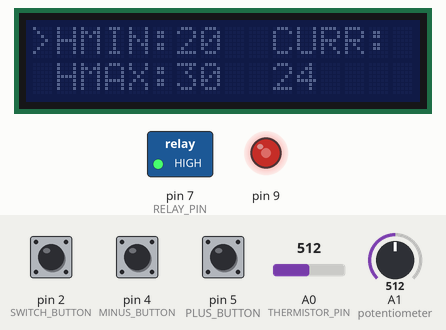
This program was run on a simulated Arduino Uno, built with avr-gcc and run on an emulated ATmega328P. On the bench: 16×2 character LCD, switched loads named in the program (green lamp = pin HIGH), output pins drawn as LEDs (lit = HIGH). Wiring (from diagram.json): PCF8574 port expander at I2C address 0x27. The test bench sets the inputs (shaded band); at power-on: pin 2 (SWITCH_BUTTON) LOW, A0 (THERMISTOR_PIN) = 512, A1 (potentiometer) = 512, pin 4 (MINUS_BUTTON) LOW, pin 5 (PLUS_BUTTON) LOW.

Above: at 1.2 s.
1.3 s: pin 2 (SWITCH_BUTTON) pulled HIGH for 0.15 s
At 1.6 s:
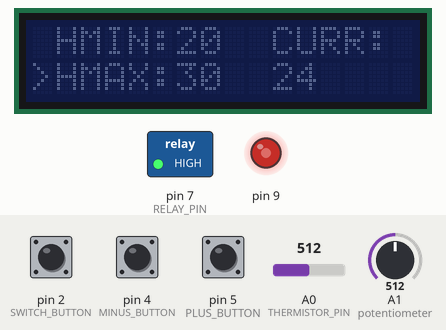
2.9 s: A0 (THERMISTOR_PIN) set to 464
At 4.1 s:
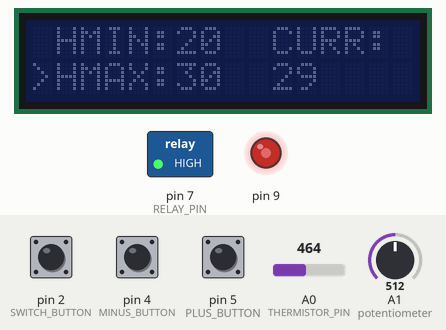
4.4 s: A0 (THERMISTOR_PIN) set to 438
At 5.4 s:
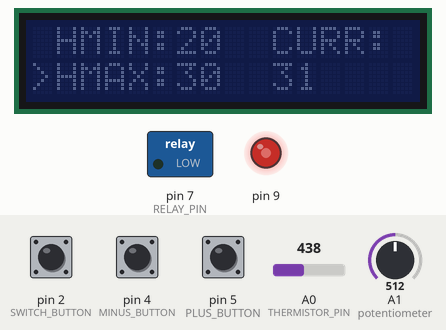
5.9 s: A1 (potentiometer) set to 716
At 6.2 s:
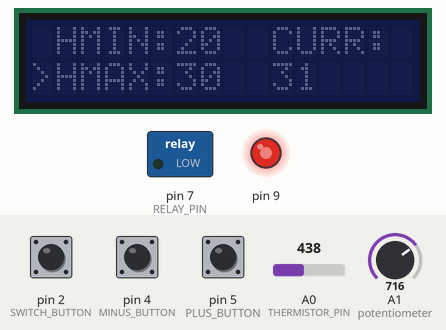
7.4 s: A0 (THERMISTOR_PIN) set to 542
At 8.6 s:
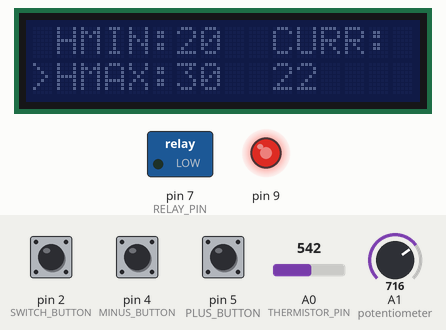
8.9 s: A0 (THERMISTOR_PIN) set to 575
At 10.0 s:
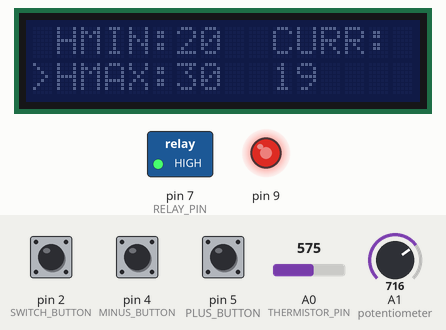
Timing chart, 0 to 11.4 s (numbered marks = the images above; inputs shaded):
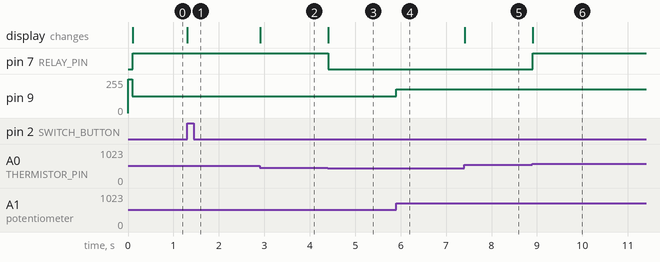

The program:

main.cpp
```cpp
#include <Arduino.h>
#include "config.h"
#include "LCD.h"
#include "NTCThermistor.h"
#include "Button.h"
#include "Led.h"
#include "Relay.h"
#include "Potentiometer.h"

enum selector_t {
    HMIN,
    HMAX
};

Button plusButton(PLUS_BUTTON);
Button minusButton(MINUS_BUTTON);
Button x10Button(X10_BUTTON);
Button switchButton(SWITCH_BUTTON);

Relay relay(RELAY_PIN);

LCD lcd(LCD_ADDR, LCD_COLS, LCD_ROWS);

NTCThermistor thermistor(THERMISTOR_PIN);

Led openLoopLed(OPEN_LOOP_LED);
Potentiometer openLoopPotentiometer(OPEN_LOOP_POTENTIOMETER);

selector_t selector = HMIN;
selector_t lastState = HMIN;

int hMin = DEFAULT_HMIN;
int lastMin = hMin;

int hMax = DEFAULT_HMAX;
int lastMax = hMax;

int celsius = thermistor.getCelsius();
int lastCelsius = celsius;

void setup(){
    lcd.begin();

    lcd.setCursor(0, 0);
    lcd.print(">");
    lcd.setCursor(1, 0);
    lcd.print("HMIN:");
    lcd.print(hMin);
    lcd.setCursor(1, 1);
    lcd.print("HMAX:");
    lcd.print(hMax);
    lcd.setCursor(10, 0);
    lcd.print("CURR:");
    lcd.setCursor(10, 1);
    lcd.print(celsius);
}

void loop(){
    openLoopLed.setPWM(map(openLoopPotentiometer.getValue(), POTENTIOMETER_MIN_VALUE, POTENTIOMETER_MAX_VALUE, LED_MIN_PWM, LED_MAX_PWM));

    celsius = thermistor.getCelsius();

    if(celsius != lastCelsius){
        lcd.setCursor(10, 1);
        lcd.print("     ");
        lcd.setCursor(10, 1);
        lcd.print(celsius);
        lastCelsius = celsius;
    }

    if(celsius > hMin && celsius < hMax){
        relay.setState(lastState == HMIN);
    }else if(celsius <= hMin){
        relay.setState(true);
        lastState = HMIN;
    }else if(celsius >= hMax){
        relay.setState(false);
        lastState = HMAX;
    }

    switchButton.scanButtonState();
    if(switchButton.getButtonPressed()){
        selector = selector == HMIN ? HMAX : HMIN;
        lcd.setCursor(0, selector == HMAX ? 0 : 1);
        lcd.print(" ");
        lcd.setCursor(0, selector == HMIN ? 0 : 1);
        lcd.print(">");
        delay(DELAY);
        return;
    }

    plusButton.scanButtonState();
    minusButton.scanButtonState();

    if(selector == HMIN){
        if(plusButton.getButtonPressed()){
            x10Button.scanButtonState();
            hMin += x10Button.getButtonDown() ? 10 : 1;
        }
        if(minusButton.getButtonPressed()){
            x10Button.scanButtonState();
            hMin -= x10Button.getButtonDown() ? 10 : 1;
        }

        hMin = constrain(hMin, MIN_HMIN, hMax);

        if(hMin != lastMin){
            lcd.setCursor(6, 0);
            lcd.print("    ");
            lcd.setCursor(6, 0);
            lcd.print(hMin);
            lastMin = hMin;
        }

        delay(DELAY);
        return;
    }else{
        if(plusButton.getButtonPressed()){
            x10Button.scanButtonState();
            hMax += x10Button.getButtonDown() ? 10 : 1;
        }
        if(minusButton.getButtonPressed()){
            x10Button.scanButtonState();
            hMax -= x10Button.getButtonDown() ? 10 : 1;
        }

        hMax = constrain(hMax, hMin, MAX_HMAX);

        if(hMax != lastMax){
            lcd.setCursor(6, 1);
            lcd.print("    ");
            lcd.setCursor(6, 1);
            lcd.print(hMax);
            lastMax = hMax;
        }

        delay(DELAY);
        return;
    }
}
```

config.h
```cpp
#ifndef CONFIG_H
#define CONFIG_H
    #define LCD_ADDR 0x27
    #define LCD_COLS 16
    #define LCD_ROWS 2

    #define SERIAL_BAUD 9600

    #define PLUS_BUTTON 5
    #define MINUS_BUTTON 4
    #define X10_BUTTON 3
    #define SWITCH_BUTTON 2

    #define RELAY_PIN 7

    #define THERMISTOR_PIN A0

    #define OPEN_LOOP_LED 9
    #define OPEN_LOOP_POTENTIOMETER A1

    #define DEFAULT_HMIN 20
    #define DEFAULT_HMAX 30

    #define MIN_HMIN 0
    #define MAX_HMAX 100

    #define DELAY 0
#endif
```

Measured:
- the behaviour switches between 456 and 455 on A0 (THERMISTOR_PIN) (found by bisection; images 2 and 3)
- the behaviour switches between 557 and 558 on A0 (THERMISTOR_PIN) (found by bisection; images 5 and 6)
- after the input at 1.3 s, the display: changes at once (image 1)
- after the input at 2.9 s, the display: changes at once (image 2)
- after the input at 4.4 s, pin 7 (RELAY_PIN): HIGH → LOW at once; the display: changes at once (image 3)
- after the input at 5.9 s, pin 9: 127/255 → 178/255 at once
- after the input at 7.4 s, the display: changes at once (image 5)
- after the input at 8.9 s, pin 7 (RELAY_PIN): LOW → HIGH at once; the display: changes at once (image 6)
